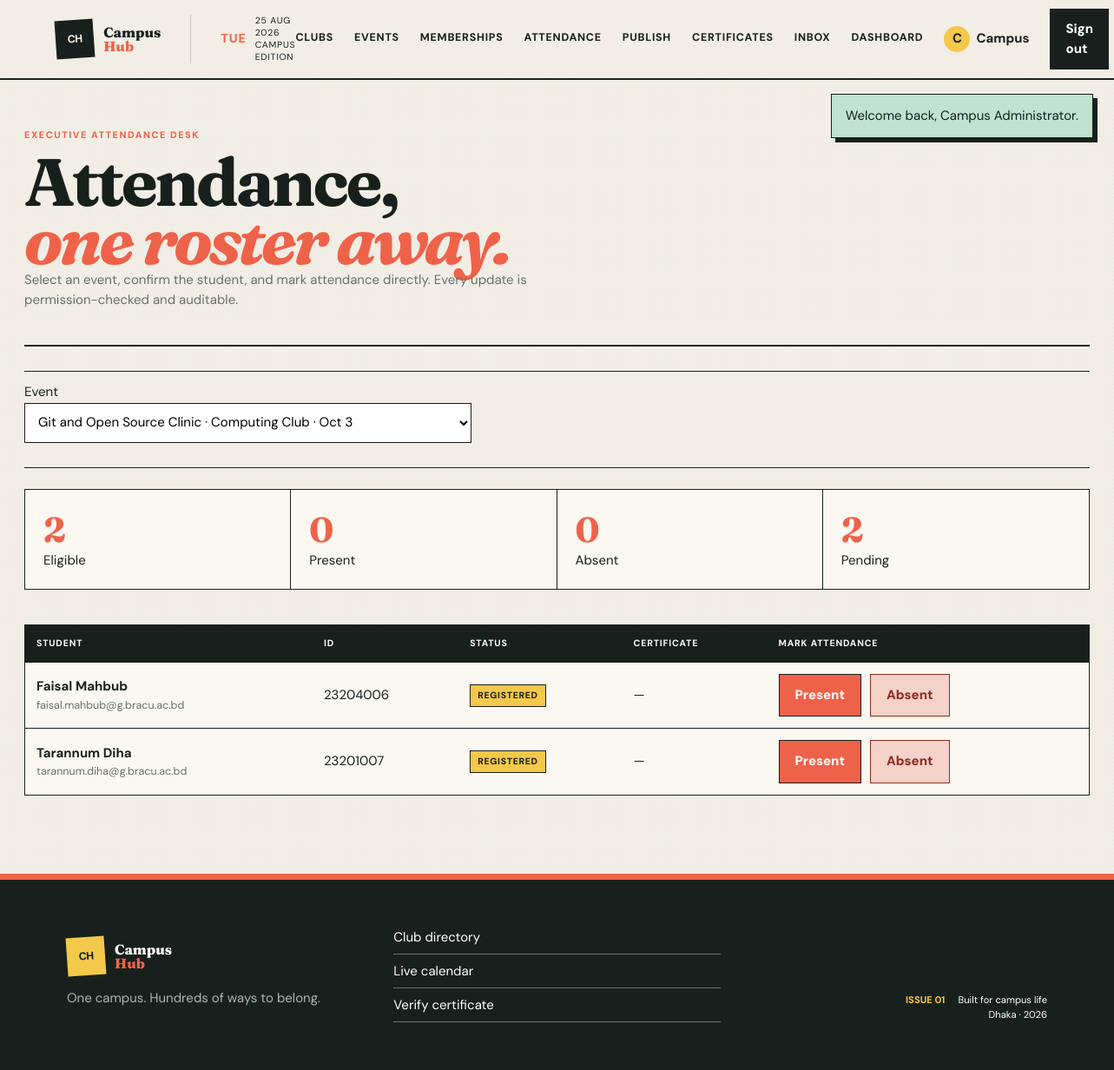
The app's page /attendance.php (signed in) with its own data.
### tables this page shows
CREATE TABLE event_registration (
  registration_id BIGINT UNSIGNED AUTO_INCREMENT PRIMARY KEY,
  student_user_id BIGINT UNSIGNED NOT NULL,
  event_id BIGINT UNSIGNED NOT NULL,
  registration_date TIMESTAMP NOT NULL DEFAULT CURRENT_TIMESTAMP,
  registration_status ENUM('Registered','Cancelled','Attended','Absent') NOT NULL DEFAULT 'Registered',
  qr_token CHAR(64) NULL UNIQUE,
  cancellation_reason VARCHAR(255) NULL,
  updated_at TIMESTAMP NOT NULL DEFAULT CURRENT_TIMESTAMP ON UPDATE CURRENT_TIMESTAMP,
  UNIQUE KEY uq_student_event (student_user_id, event_id),
  CONSTRAINT fk_registration_student FOREIGN KEY (student_user_id) REFERENCES students(user_id) ON DELETE CASCADE,
  CONSTRAINT fk_registration_event FOREIGN KEY (event_id) REFERENCES events(event_id) ON DELETE CASCADE,
  INDEX idx_registration_event_status (event_id, registration_status)
);

CREATE TABLE users (
  user_id BIGINT UNSIGNED AUTO_INCREMENT PRIMARY KEY,
  full_name VARCHAR(120) NOT NULL,
  email VARCHAR(190) NOT NULL UNIQUE,
  password_hash VARCHAR(255) NOT NULL,
  phone VARCHAR(30) NULL,
  role ENUM('Student','Admin') NOT NULL DEFAULT 'Student',
  profile_picture VARCHAR(255) NULL,
  status ENUM('Active','Suspended','Deactivated') NOT NULL DEFAULT 'Active',
  created_at TIMESTAMP NOT NULL DEFAULT CURRENT_TIMESTAMP
);

CREATE TABLE students (
  user_id BIGINT UNSIGNED PRIMARY KEY,
  student_number VARCHAR(40) NOT NULL UNIQUE,
  department VARCHAR(100) NOT NULL,
  academic_year VARCHAR(30) NULL,
  CONSTRAINT fk_student_user FOREIGN KEY (user_id) REFERENCES users(user_id) ON DELETE CASCADE
);

### config/database.php (called while the page is built, shortened)
<?php
function db(): PDO
{
    static $pdo = null;
    if ($pdo instanceof PDO) {
        return $pdo;
    }
    $dsn = sprintf('mysql:host=%s;port=%s;dbname=%s;charset=utf8mb4', DB_HOST, DB_PORT, DB_NAME);
    try {
        $pdo = new PDO($dsn, DB_USER, DB_PASS, [
            PDO::ATTR_ERRMODE => PDO::ERRMODE_EXCEPTION,
            PDO::ATTR_DEFAULT_FETCH_MODE => PDO::FETCH_ASSOC,
            PDO::ATTR_EMULATE_PREPARES => false,
        ]);
    } catch (PDOException $exception) {
        http_response_code(500);
        exit('Database connection failed. Import database/schema.sql and database/seed.sql in phpMyAdmin, then check config/database.php.');
    }
    return $pdo;
}

### includes/functions.php (called while the page is built, shortened)
<?php
function e(?string $value): string
{
    return htmlspecialchars($value ?? '', ENT_QUOTES, 'UTF-8');
}
function user(): ?array
{
    return $_SESSION['user'] ?? null;
}
function is_admin(): bool
{
    return (user()['role'] ?? '') === 'Admin';
}
function managed_clubs(): array
{
    if (is_admin()) return db()->query("SELECT club_id, club_name FROM clubs WHERE status='Active' ORDER BY club_name")->fetchAll();
    $marks = implode(',', array_fill(0, count(executive_roles()), '?'));
    $stmt = db()->prepare("SELECT c.club_id,c.club_name FROM club_membership cm JOIN clubs c ON c.club_id=cm.club_id WHERE cm.student_user_id=? AND cm.approval_status='Approved' AND cm.membership_status='Active' AND cm.member_role IN ($marks) ORDER BY c.club_name");
    $stmt->execute(array_merge([(int) user()['user_id']], executive_roles()));
    return $stmt->fetchAll();
}

### attendance.php (the view, shortened to what this page needs)
<?php
$clubs=managed_clubs();if(!$clubs){http_response_code(403);exit('You do not manage an active club.');}
$clubIds=array_map('intval',array_column($clubs,'club_id'));$in=implode(',',array_fill(0,count($clubIds),'?'));
$eventsStmt=db()->prepare("SELECT e.event_id,e.title,e.event_date,c.club_name FROM events e JOIN clubs c ON c.club_id=e.club_id WHERE e.club_id IN ($in) AND e.status!='Draft' ORDER BY e.event_date DESC,e.title");$eventsStmt->execute($clubIds);$events=$eventsStmt->fetchAll();
$eventId=(int)($_GET['event_id']??$_POST['event_id']??($events[0]['event_id']??0));
$registrations=[];$counts=['total'=>0,'present'=>0,'absent'=>0,'pending'=>0];
if($eventId){$s=db()->prepare("SELECT er.registration_id,er.registration_status,u.full_name,u.email,s.student_number,a.attendance_method,a.check_in_time,cert.certificate_id,cert.status certificate_status FROM event_registration er JOIN users u ON u.user_id=er.student_user_id JOIN students s ON s.user_id=u.user_id LEFT JOIN attendance a ON a.registration_id=er.registration_id LEFT JOIN certificate cert ON cert.attendance_id=a.attendance_id WHERE er.event_id=? AND er.registration_status!='Cancelled' ORDER BY u.full_name");$s->execute([$eventId]);$registrations=$s->fetchAll();foreach($registrations as $r){$counts['total']++;if($r['registration_status']==='Attended')$counts['present']++;elseif($r['registration_status']==='Absent')$counts['absent']++;else$counts['pending']++;}}
$pageTitle='Attendance';require __DIR__.'/includes/header.php';?>
<section class="page-shell attendance-page"><div class="page-head"><div><span class="eyebrow">EXECUTIVE ATTENDANCE DESK</span><h2>Attendance,<br><span class="accent-script">one roster away.</span></h2><p>Select an event, confirm the student, and mark attendance directly. Every update is permission-checked and auditable.</p></div></div>
<form class="filter-bar" method="get"><label class="field"><span>Event</span><select name="event_id" onchange="this.form.submit()"><?php foreach($events as $e):?><option value="<?=$e['event_id']?>" <?=$eventId===(int)$e['event_id']?'selected':''?>><?=e($e['title'].' · '.$e['club_name'].' · '.date('M j',strtotime($e['event_date'])))?></option><?php endforeach;?></select></label></form>
<?php if(!$events):?><div class="empty">Create an event before opening attendance.</div><?php else:?><div class="stat-grid" data-attendance-counts><div class="stat"><strong data-attendance-count="total"><?=$counts['total']?></strong><span>Eligible</span></div><div class="stat"><strong data-attendance-count="present"><?=$counts['present']?></strong><span>Present</span></div><div class="stat"><strong data-attendance-count="absent"><?=$counts['absent']?></strong><span>Absent</span></div><div class="stat"><strong data-attendance-count="pending"><?=$counts['pending']?></strong><span>Pending</span></div></div>
<div class="table-wrap"><table class="data-table attendance-roster"><thead><tr><th>Student</th><th>ID</th><th>Status</th><th>Certificate</th><th>Mark attendance</th></tr></thead><tbody><?php foreach($registrations as $r):?><tr data-registration-row="<?=$r['registration_id']?>"><td><strong><?=e($r['full_name'])?></strong><small><?=e($r['email'])?></small></td><td><?=e($r['student_number'])?></td><td><span class="badge"><?=e($r['registration_status'])?></span></td><td><?=$r['certificate_id']?e($r['certificate_status']):'—'?></td><td><form method="post" data-ajax="api/attendance.php"><input type="hidden" name="csrf" value="<?=e(csrf_token())?>"><input type="hidden" name="event_id" value="<?=$eventId?>"><input type="hidden" name="registration_id" value="<?=$r['registration_id']?>"><div class="button-row"><button class="button button-primary" name="attendance_status" value="Present">Present</button><button class="button button-danger" name="attendance_status" value="Absent">Absent</button></div></form></td></tr><?php endforeach;?><?php if(!$registrations):?><tr><td colspan="5"><div class="empty">No active registrations for this event.</div></td></tr><?php endif;?></tbody></table></div><?php endif;?></section>
<?php require __DIR__.'/includes/footer.php';?>

### assets/style.css (style rules this page uses)
:root { --paper:#f2eee5;--cream:#fbf8f1;--ink:#17201c;--muted:#66716b;--line:#bfc4bd;--coral:#ef624a;--sun:#f4c84b;--green:#27745a;--blue:#6a8fb8;--white:#fff;--shadow:0 18px 48px rgba(23,32,28,.12) }
* { box-sizing:border-box }
html { scroll-behavior:smooth }
body { margin:0;background:var(--paper);background-image:radial-gradient(rgba(23,32,28,.035) .7px,transparent .7px);background-size:5px 5px;color:var(--ink);font:15px/1.55 "DM Sans",sans-serif }
h1,h2,h3 { font-family:Fraunces,serif;line-height:1.02;letter-spacing:-.045em;margin:0 }
p { margin:0 0 1rem }
button,input,select,textarea { font:inherit }
.button { border:0;padding:12px 18px;display:inline-flex;align-items:center;justify-content:center;font-weight:800;cursor:pointer;transition:transform .18s,box-shadow .18s }
.button-coral,.button-primary { background:var(--coral);color:white;border:1px solid var(--ink) }
.button-danger { background:#f4d2ca;color:#8e2c20;border:1px solid #8e2c20 }
.page-shell { max-width:1320px;margin:auto;padding:55px 28px 90px }
.page-head { display:flex;justify-content:space-between;align-items:end;border-bottom:2px solid var(--ink);padding-bottom:24px;margin-bottom:28px }
.page-head h2 { font-size:clamp(3rem,6vw,6.6rem);line-height:.87 }
.page-head h2 .accent-script { color:var(--coral);font-style:italic }
.page-head p { color:var(--muted);max-width:600px }
.eyebrow { font-size:.68rem;font-weight:800;letter-spacing:.14em;color:var(--coral);display:block;margin-bottom:13px }
.card-tag,.badge { display:inline-block;padding:4px 8px;background:var(--sun);border:1px solid var(--ink);font-size:.65rem;font-weight:800;text-transform:uppercase;letter-spacing:.07em }
.filter-bar { display:flex;align-items:center;gap:12px;border-block:1px solid var(--ink);padding:12px 0;margin-bottom:24px;position:sticky;top:92px;background:var(--paper);z-index:20 }
.field { margin-bottom:16px }
.field input,.field select,.field textarea { width:100%;border:1px solid var(--ink);background:white;padding:11px }
.stat-grid { display:grid;grid-template-columns:repeat(4,1fr);border:1px solid var(--ink);margin-bottom:40px }
.stat { padding:21px;border-right:1px solid var(--ink);background:var(--cream) }
.stat:last-child { border:0 }
.stat strong { display:block;font:700 2.5rem Fraunces;color:var(--coral) }
.data-table { width:100%;border-collapse:collapse;background:var(--cream);border:1px solid var(--ink) }
.data-table th,.data-table td { text-align:left;padding:13px;border-bottom:1px solid var(--ink) }
.data-table th { background:var(--ink);color:white;font-size:.66rem;text-transform:uppercase;letter-spacing:.08em }
.button-row { display:flex;gap:10px }
.table-wrap { overflow-x:auto }
.data-table td small { display:block;color:var(--muted) }
.attendance-roster form { margin:0 }

### records on screen
event_registration: users.full_name "Faisal Mahbub", users.email "faisal.mahbub@g.bracu.ac.bd", student_user.student_number "23204006", registration_status "REGISTERED"
event_registration: users.full_name "Tarannum Diha", users.email "tarannum.diha@g.bracu.ac.bd", student_user.student_number "23201007", registration_status "REGISTERED"

### other values on screen
substr($currentUser['full_name'],0,1) "C"
explode(' ',$currentUser['full_name'])[0] "Campus"
$message['message'] "Welcome back, Campus Administrator."
$counts['total'] "2"
$counts['present'] "0"
$counts['absent'] "0"
$counts['pending'] "2"
form field event_id "Git and Open Source Clinic · Computing Club · Oct 3"
